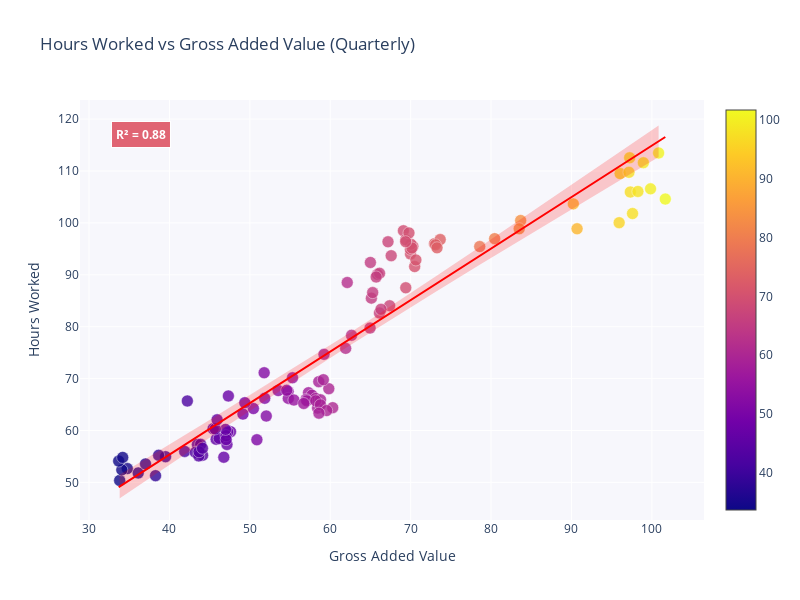

This figure's notebook cell:
### Code cell
df = mc_subset
x = df['Gross Added Value']
y = df['Hours Worked'] #incorporating confidence interval and color scheme with plotly and stats api

X = sm.add_constant(x)
model = sm.OLS(y, X).fit()
predictions = model.get_prediction(X)
pred_summary = predictions.summary_frame(alpha=0.05) 

fig = go.Figure()

fig.add_trace(go.Scatter(
    x=x,
    y=y,
    mode='markers',
    marker=dict(
        size=12,
        color=x,
        colorscale=pc.sequential.Plasma,
        line=dict(width=0.5, color='white'),
        opacity=0.8,
        showscale=True,
        #colorbar=dict(title='Gross Added Value')
    ),
    hovertemplate='<b>GVA:</b> %{x:.1f}<br><b>Hours:</b> %{y:.1f}<extra></extra>',
    name='Data Points'
))

fig.add_trace(go.Scatter(
    x=x,
    y=pred_summary['mean'],
    mode='lines',
    line=dict(color='red', width=2),
    name='OLS Fit'
))

fig.add_trace(go.Scatter(
    x=np.concatenate([x, x[::-1]]),
    y=np.concatenate([pred_summary['mean_ci_upper'], pred_summary['mean_ci_lower'][::-1]]),
    fill='toself',
    fillcolor='rgba(255,0,0,0.2)',
    line=dict(color='rgba(255,255,255,0)'),
    hoverinfo="skip",
    name='95% CI'
))

r2 = model.rsquared
fig.add_annotation(
    x=0.05, y=0.95,
    xref="paper", yref="paper",
    text=f"<b>R² = {r2:.2f}</b>",
    showarrow=False,
    bgcolor="rgba(219, 64, 82, 0.8)",
    font=dict(color="white", size=12),
    bordercolor="white",
    borderwidth=1,
    borderpad=4
)

fig.update_layout(
    title='Hours Worked vs Gross Added Value (Quarterly)',
    xaxis_title='Gross Added Value',
    yaxis_title='Hours Worked',
    height=600,
    width=800,
    plot_bgcolor='rgba(240,240,250,0.5)',
    font=dict(size=12)
)
fig.update_layout(showlegend=False)
fig.show()
